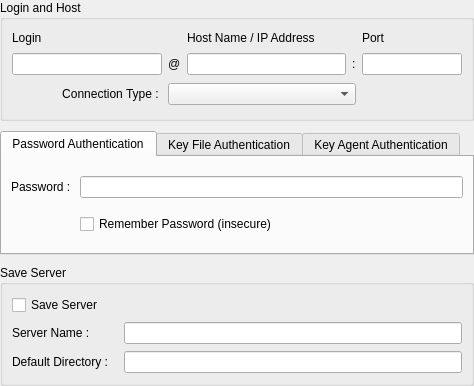
<?xml version="1.0" encoding="UTF-8"?>
<ui version="4.0">
 <class>ServerConfigWidget</class>
 <widget class="QWidget" name="ServerConfigWidget">
  <property name="geometry">
   <rect>
    <x>0</x>
    <y>0</y>
    <width>474</width>
    <height>386</height>
   </rect>
  </property>
  <property name="minimumSize">
   <size>
    <width>0</width>
    <height>386</height>
   </size>
  </property>
  <property name="windowTitle">
   <string>Form</string>
  </property>
  <layout class="QVBoxLayout" name="verticalLayout">
   <property name="spacing">
    <number>10</number>
   </property>
   <property name="margin">
    <number>0</number>
   </property>
   <item>
    <widget class="QGroupBox" name="groupBox">
     <property name="title">
      <string>Login and Host</string>
     </property>
     <layout class="QGridLayout" name="gridLayout">
      <item row="2" column="3">
       <widget class="QLineEdit" name="hostName">
        <property name="baseSize">
         <size>
          <width>0</width>
          <height>0</height>
         </size>
        </property>
       </widget>
      </item>
      <item row="0" column="3">
       <widget class="QLabel" name="label">
        <property name="text">
         <string>Host Name / IP Address</string>
        </property>
       </widget>
      </item>
      <item row="2" column="5">
       <widget class="QLineEdit" name="hostPort">
        <property name="sizePolicy">
         <sizepolicy hsizetype="Fixed" vsizetype="Fixed">
          <horstretch>0</horstretch>
          <verstretch>0</verstretch>
         </sizepolicy>
        </property>
        <property name="minimumSize">
         <size>
          <width>0</width>
          <height>0</height>
         </size>
        </property>
        <property name="maximumSize">
         <size>
          <width>100</width>
          <height>16777215</height>
         </size>
        </property>
        <property name="baseSize">
         <size>
          <width>0</width>
          <height>0</height>
         </size>
        </property>
        <property name="inputMask">
         <string/>
        </property>
        <property name="maxLength">
         <number>5</number>
        </property>
       </widget>
      </item>
      <item row="0" column="5">
       <widget class="QLabel" name="label_2">
        <property name="sizePolicy">
         <sizepolicy hsizetype="Fixed" vsizetype="Fixed">
          <horstretch>0</horstretch>
          <verstretch>0</verstretch>
         </sizepolicy>
        </property>
        <property name="text">
         <string>Port</string>
        </property>
       </widget>
      </item>
      <item row="2" column="1">
       <widget class="QLineEdit" name="userName">
        <property name="minimumSize">
         <size>
          <width>0</width>
          <height>0</height>
         </size>
        </property>
        <property name="maximumSize">
         <size>
          <width>150</width>
          <height>16777215</height>
         </size>
        </property>
       </widget>
      </item>
      <item row="0" column="1">
       <widget class="QLabel" name="label_3">
        <property name="text">
         <string>Login</string>
        </property>
       </widget>
      </item>
      <item row="2" column="2">
       <widget class="QLabel" name="label_9">
        <property name="text">
         <string>@</string>
        </property>
       </widget>
      </item>
      <item row="2" column="4">
       <widget class="QLabel" name="label_10">
        <property name="text">
         <string>:</string>
        </property>
       </widget>
      </item>
      <item row="3" column="1">
       <widget class="QLabel" name="label_12">
        <property name="text">
         <string>Connection Type : </string>
        </property>
        <property name="alignment">
         <set>Qt::AlignRight|Qt::AlignTrailing|Qt::AlignVCenter</set>
        </property>
       </widget>
      </item>
      <item row="3" column="2" colspan="3">
       <widget class="QComboBox" name="connectionType"/>
      </item>
     </layout>
    </widget>
   </item>
   <item>
    <widget class="QTabWidget" name="tabWidget">
     <property name="sizePolicy">
      <sizepolicy hsizetype="Expanding" vsizetype="Preferred">
       <horstretch>0</horstretch>
       <verstretch>0</verstretch>
      </sizepolicy>
     </property>
     <property name="minimumSize">
      <size>
       <width>0</width>
       <height>0</height>
      </size>
     </property>
     <property name="currentIndex">
      <number>0</number>
     </property>
     <widget class="QWidget" name="tab">
      <attribute name="title">
       <string>Password Authentication</string>
      </attribute>
      <layout class="QGridLayout" name="gridLayout_4">
       <item row="0" column="3">
        <widget class="QLineEdit" name="password">
         <property name="echoMode">
          <enum>QLineEdit::Password</enum>
         </property>
        </widget>
       </item>
       <item row="0" column="2">
        <widget class="QLabel" name="label_4">
         <property name="text">
          <string>Password : </string>
         </property>
        </widget>
       </item>
       <item row="1" column="3">
        <widget class="QCheckBox" name="savePassword">
         <property name="text">
          <string>Remember Password (insecure)</string>
         </property>
        </widget>
       </item>
      </layout>
     </widget>
     <widget class="QWidget" name="tab_2">
      <attribute name="title">
       <string>Key File Authentication</string>
      </attribute>
      <layout class="QGridLayout" name="gridLayout_5">
       <item row="0" column="0">
        <widget class="QLabel" name="label_8">
         <property name="sizePolicy">
          <sizepolicy hsizetype="Fixed" vsizetype="Preferred">
           <horstretch>0</horstretch>
           <verstretch>0</verstretch>
          </sizepolicy>
         </property>
         <property name="text">
          <string>Private Key File : </string>
         </property>
        </widget>
       </item>
       <item row="1" column="1">
        <widget class="QLineEdit" name="keyPassphrase"/>
       </item>
       <item row="1" column="0">
        <widget class="QLabel" name="label_7">
         <property name="sizePolicy">
          <sizepolicy hsizetype="Fixed" vsizetype="Preferred">
           <horstretch>0</horstretch>
           <verstretch>0</verstretch>
          </sizepolicy>
         </property>
         <property name="text">
          <string>Key Passphrase : </string>
         </property>
        </widget>
       </item>
       <item row="0" column="1">
        <widget class="QLineEdit" name="keyFile"/>
       </item>
       <item row="0" column="2">
        <widget class="QPushButton" name="keyFileBrowse">
         <property name="text">
          <string>Browse ...</string>
         </property>
        </widget>
       </item>
       <item row="2" column="1">
        <widget class="QCheckBox" name="saveKeyPassphrase">
         <property name="text">
          <string>Remember Passphrase (insecure)</string>
         </property>
        </widget>
       </item>
      </layout>
     </widget>
     <widget class="QWidget" name="tab_3">
      <attribute name="title">
       <string>Key Agent Authentication</string>
      </attribute>
      <layout class="QGridLayout" name="gridLayout_2">
       <item row="0" column="0">
        <widget class="QLabel" name="label_11">
         <property name="text">
          <string>If an SSH Key Agent is installed and running, it will automatically be used for authentication.</string>
         </property>
         <property name="alignment">
          <set>Qt::AlignCenter</set>
         </property>
         <property name="wordWrap">
          <bool>true</bool>
         </property>
        </widget>
       </item>
      </layout>
     </widget>
    </widget>
   </item>
   <item>
    <widget class="QGroupBox" name="groupBox_3">
     <property name="title">
      <string>Save Server</string>
     </property>
     <layout class="QGridLayout" name="gridLayout_3">
      <item row="0" column="0" colspan="3">
       <widget class="QCheckBox" name="saveServer">
        <property name="text">
         <string>Save Server</string>
        </property>
       </widget>
      </item>
      <item row="1" column="2">
       <widget class="QLineEdit" name="serverName"/>
      </item>
      <item row="1" column="0">
       <widget class="QLabel" name="label_5">
        <property name="text">
         <string>Server Name : </string>
        </property>
       </widget>
      </item>
      <item row="2" column="0">
       <widget class="QLabel" name="label_6">
        <property name="text">
         <string>Default Directory : </string>
        </property>
       </widget>
      </item>
      <item row="2" column="2">
       <widget class="QLineEdit" name="defaultDirectory"/>
      </item>
     </layout>
    </widget>
   </item>
  </layout>
 </widget>
 <tabstops>
  <tabstop>userName</tabstop>
  <tabstop>hostName</tabstop>
  <tabstop>hostPort</tabstop>
  <tabstop>tabWidget</tabstop>
  <tabstop>password</tabstop>
  <tabstop>savePassword</tabstop>
  <tabstop>keyFile</tabstop>
  <tabstop>keyPassphrase</tabstop>
  <tabstop>saveKeyPassphrase</tabstop>
  <tabstop>keyFileBrowse</tabstop>
  <tabstop>saveServer</tabstop>
  <tabstop>serverName</tabstop>
  <tabstop>defaultDirectory</tabstop>
 </tabstops>
 <resources/>
 <connections/>
</ui>
